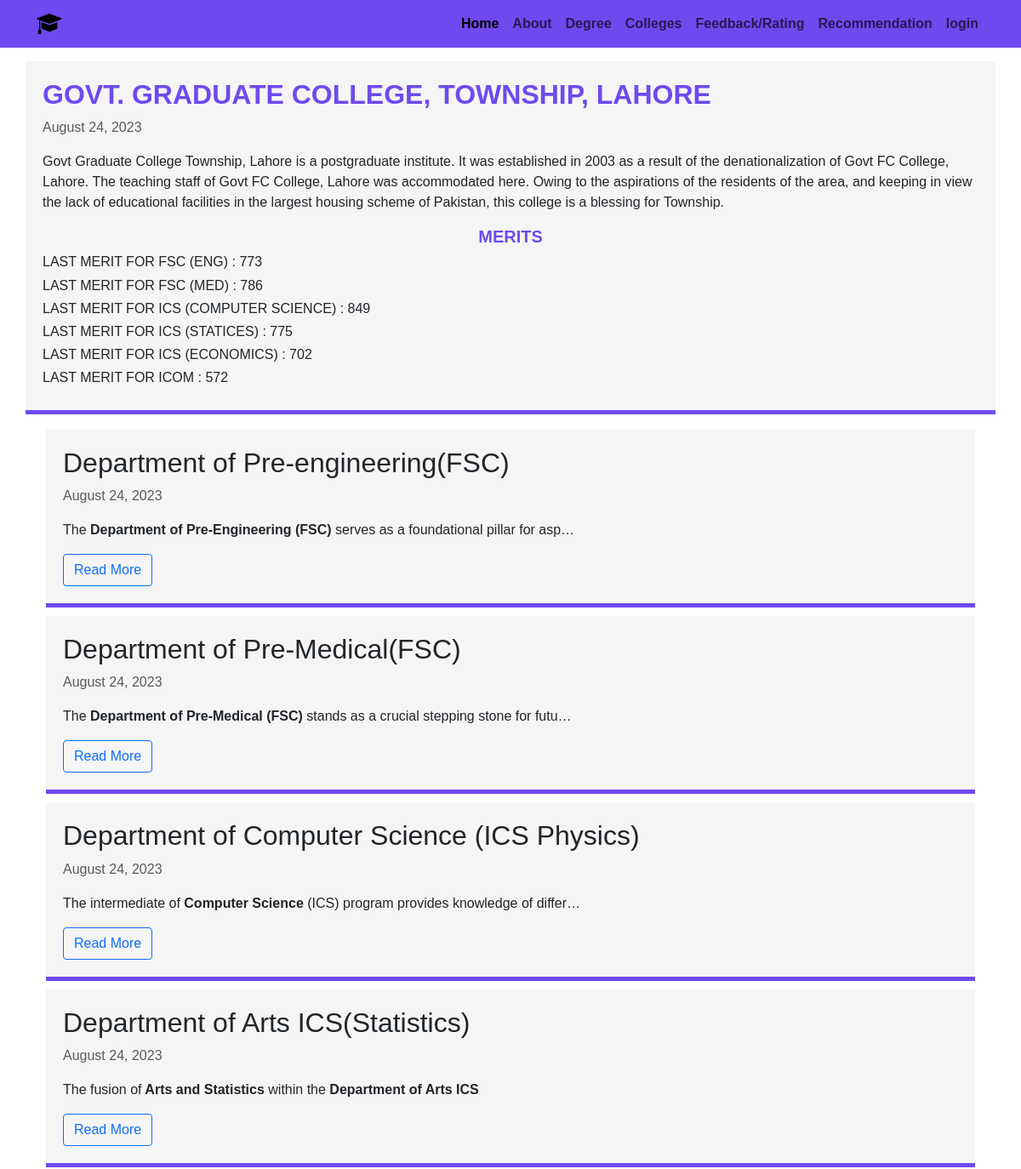
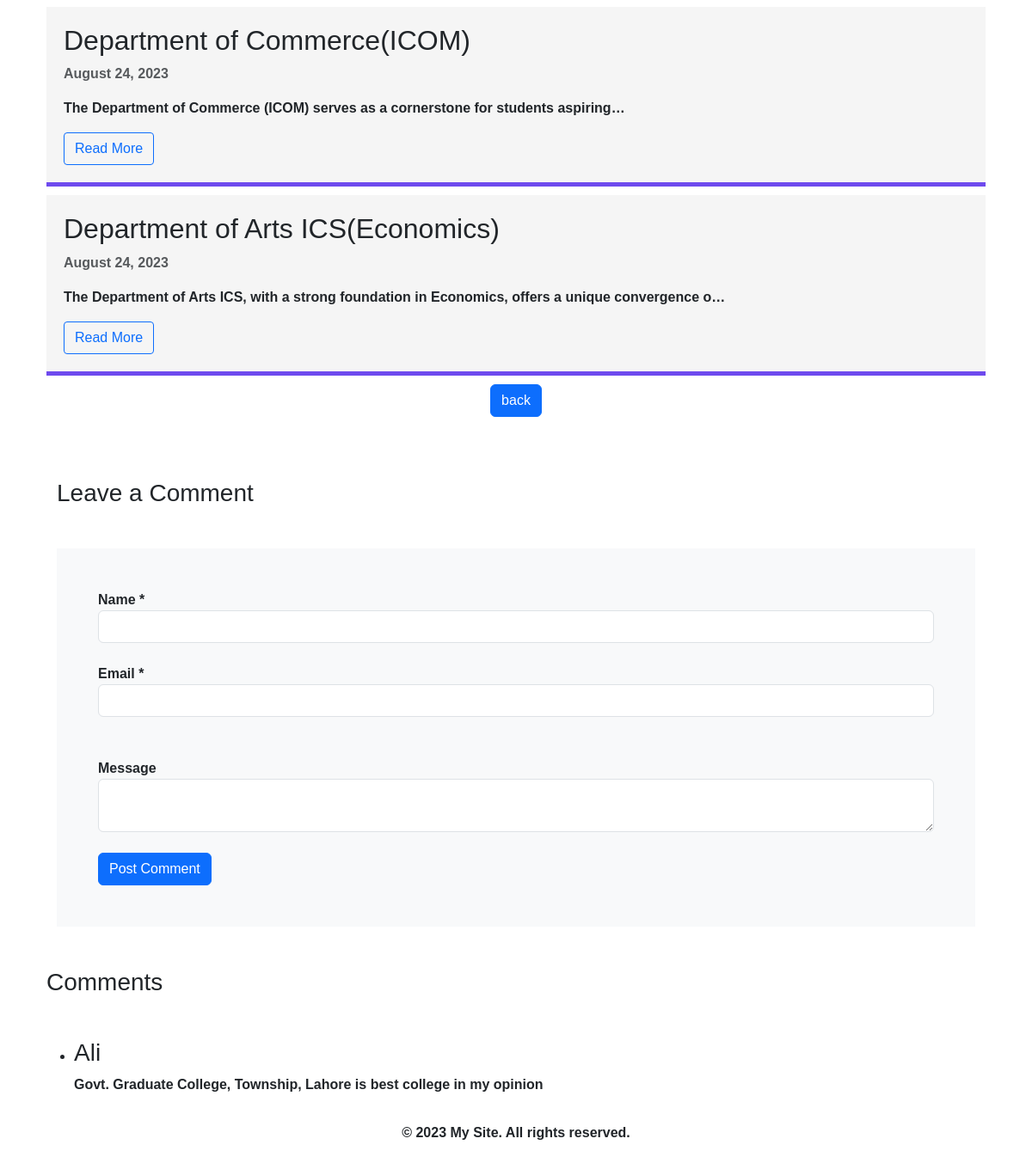
The page /clgpost/govt-graduate-college-township-lahore/ on the database its author committed (2 pictures, top to bottom).
### clgpost/models.py (models this page shows, shortened)
class Collegepost(models.Model):
	sno = models.AutoField(primary_key=True)
	title = models.CharField(max_length=255,blank=True,null=True)
	text = RichTextField()
	date = models.DateTimeField(auto_now_add=True)
	slug = AutoSlugField(populate_from='title',null=True, unique=True, default=None)
	meritFSCE =models.IntegerField(null=True,default=None)
	meritFSCM =models.IntegerField(null=True,default=None)
	meritICSC =models.IntegerField(null=True,default=None)
	meritICSS =models.IntegerField(null=True,default=None)
	meritICSE =models.IntegerField(null=True,default=None)
	meritCOM =models.IntegerField(null=True,default=None)
	collegelink = models.CharField(max_length=255,blank=True,null=True)

class Comment(models.Model):
	sno = models.AutoField(primary_key=True)
	name = models.CharField(max_length=255,blank=True,null=True)
	email = models.CharField(max_length=255,blank=True,null=True)
	post = models.ForeignKey(Collegepost,on_delete=models.CASCADE,null=True,blank=True)
	message = models.TextField(max_length=500, blank=True)

### degree/models.py (models this page shows, shortened)
class Postd(models.Model):
	sno = models.AutoField(primary_key=True)
	title = models.CharField(max_length=255,blank=True,null=True)
	image = models.ImageField(upload_to='images/%y', blank=True,null=True)
	text = RichTextField()
	date = models.DateTimeField(auto_now_add=True)
	slug = AutoSlugField(populate_from='title',null=True)
	subjecturdu= models.CharField(max_length=255,blank=True,null=True)
	subjectenglish= models.CharField(max_length=255,blank=True,null=True)
	subjectmath= models.CharField(max_length=255,blank=True,null=True)
	subjectphyics= models.CharField(max_length=255,blank=True,null=True)
	subjectchemistry= models.CharField(max_length=255,blank=True,null=True)
	subjectpakstudy= models.CharField(max_length=255,blank=True,null=True)
	subjectislmaic= models.CharField(max_length=255,blank=True,null=True)

### clgpost/views.py (the view, shortened to what this page needs)
# urls.py: path('<str:slug>/',single_colg,name="single_colg"),
def single_colg(request, slug):
   post = Collegepost.objects.filter(slug=slug).first()
   all = Collegepost.objects.all()
   allPost = Postd.objects.all()
   comment = Comment.objects.filter(post=post)
   context = {'post':post,'cposts':all,'posts':allPost ,'comment':comment}
   return render (request, 'college/single_colg.html',context)

### templates/college/single_colg.html (shortened to what this page needs)
{% extends "base.html" %}
{% block contact %}
<br>
<br>
<br>
<section class="single_clg">
<div class="container ">
    <div class="row">
        <div class="col-lg-12 collegepost">
            <div class="clg-post  college-1 ">
                <h2 >{{post.title | safe}}</h2>
                <p class="text-muted">August 24, 2023</p>
                <p>{{post.text |safe }}</p>
            </div>
            <div class="meritlist ">
                <h5 class="text-center clgheading"> MERITS</h5>
                <h6 >LAST MERIT FOR FSC (ENG)   :  {{ post.meritFSCE | safe}}</h6>
                <h6>LAST MERIT FOR FSC (MED)   :  {{ post.meritFSCM | safe}}</h6>
                <h6>LAST MERIT FOR ICS (COMPUTER SCIENCE)   :  {{ post.meritICSC | safe}}</h6>
                <h6>LAST MERIT FOR ICS (STATICES)   :  {{ post.meritICSS | safe}}</h6>
                <h6>LAST MERIT FOR ICS (ECONOMICS)   :  {{ post.meritICSE | safe}}</h6>
                <h6>LAST MERIT FOR ICOM   :  {{ post.meritCOM | safe}}</h6>
              </div>
        </div>
    </div>
  <div class="container">
    <div class="row ">
        {% for post in posts %}
         <div class="col-md-12 mt-2 ">
               <div class="col-md-12 collegepost">
                   <div class="card-body">
                       <div class="card-title">
                         <h2>{{post.title | safe}}</h2>
                       </div>
                       <p class="text-muted">August 24, 2023</p>
                       <div class="card-text">
                         <p>
                          {{post.text | safe | truncatechars:100}}
                         </p>
                       </div>
                      <a href="{%  url 'single_deg' post.slug %}" class="btn btn-outline-primary rounded-1 ">Read More</a>
                   </div>
               </div>
               {%  endfor %}
               </div>
            </div>
         </div>
</div>
<div class="container">
  <div class="col-12">
    <div class="button btn-lg text-center">
      <a class="btn btn-primary" href="{{ '/clgpost/college' }}">back</a>
    </div>
  </div>
</div>
<br>
<div class="container">
    <div class="row">
        <div class="col-lg-12">
            <div class="comment-form-wrap pt-5">
                <h3 class="mb-5">Leave a Comment</h3>
                <form  method="POST" class="p-5 bg-light"  >
                  <div class="form-group">
                    <label for="name">Name *</label>
                    <input type="text" name="name" class="form-control" id="name" required="">
                  </div>
                  <br>
                  <div class="form-group">
                    <label for="email">Email *</label>
                    <input type="email" name="email" class="form-control" id="email" required="">
                  </div>
                  <br>
                  <br>
                  <div class="form-group">
                    <label for="message">Message</label>
                    <textarea name="message" id="message" class="form-control" required=""></textarea>
                  </div>
                  <br>
                  <div class="form-group">
                    <input type="submit" value="Post Comment" class="btn btn-primary" action='/single_colg/'>
                  </div>
                </form>
              </div>
            </div>
          </div>
        </div>
        <div class="pt-5">
            <h3 class="mb-5">Comments</h3>
            <ul class="comment-list">
              <li class="comment">
                {% for com in comment %}
                <div class="comment-body">
                  <h3>{{com.name | safe}}</h3>
                  <p>{{com.message|safe}}</p>
                </div>
                  {% endfor %}
              </li>
                    </ul>
            </div>
</section>
{% endblock  %}

### static/css/style2.css (style rules this page uses)
body { font-family: Arial, sans-serif; }
.college-1 h2 { color: #6e4aee; text-transform: uppercase; font-weight: bold; }
.collegepost { padding: 20px; background-color: #f5f5f5; border-bottom: solid 5px #6e4aee; margin-bottom: 10px;; }
.clgheading { color: #6e4aee; text-transform: uppercase; font-weight: bold; }

### rows shown on the page
Collegepost: title "GOVT. GRADUATE COLLEGE, TOWNSHIP, LAHORE", text "Govt Graduate College Township, Lahore is a postgraduate institute. It was established in 2003 as a result of the denationalization of Govt FC College, Lahore. The teaching staff of Govt FC College, Lahore was accommodated here. Owing to the aspirations of the residents of the area, and keeping in view the lack of educational facilities in the largest housing scheme of Pakistan, this college is a blessing for Township.", meritFSCE "773", meritFSCM "786", meritICSC "849", meritICSS "775", meritICSE "702", meritCOM "572"
Postd: title "Department of Pre-engineering(FSC)", text "The Department of Pre-Engineering (FSC) serves as a foundational pillar for asp…"
Postd: title "Department of Pre-Medical(FSC)", text "The Department of Pre-Medical (FSC) stands as a crucial stepping stone for futu…"
Postd: title "Department of Computer Science (ICS Physics)", text "The intermediate of Computer Science (ICS) program provides knowledge of differ…"
Postd: title "Department of Arts ICS(Statistics)", text "The fusion of Arts and Statistics within the Department of Arts ICS"
Postd: title "Department of Commerce(ICOM)", text "The Department of Commerce (ICOM) serves as a cornerstone for students aspiring…"
Postd: title "Department of Arts ICS(Economics)", text "The Department of Arts ICS, with a strong foundation in Economics, offers a unique convergence o…"
Comment: name "Ali", message "Govt. Graduate College, Township, Lahore is best college in my opinion"
